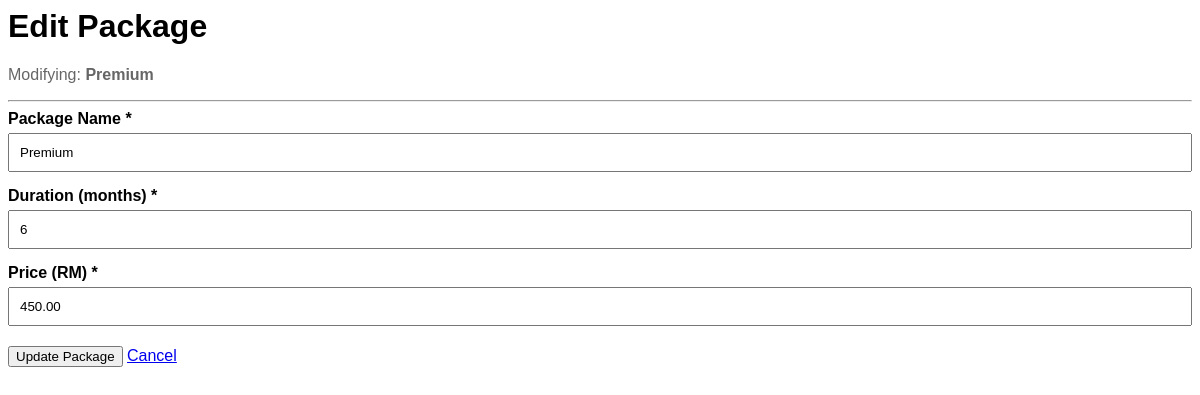
Screenshot of /admin/package_edit.php?id=3 (signed in) with the database file from the repository.
### tables this page shows
CREATE TABLE `membership_packages` (
  `package_id` int(11) NOT NULL,
  `package_name` varchar(100) NOT NULL,
  `duration` int(11) NOT NULL COMMENT 'Duration in months',
  `price` decimal(10,2) NOT NULL
);

### admin/package_edit.php (the view, shortened to what this page needs)
<?php
require_once '../connectdb.php';
$id = $_GET['id'] ?? 0;
$stmt = $conn->prepare("SELECT * FROM membership_packages WHERE package_id = ?");
$stmt->bind_param("i", $id);
$stmt->execute();
$result = $stmt->get_result();
$pkg = $result->fetch_assoc();
?>
<div class="admin-layout">
    <div class="card">
        <h1>Edit Package</h1>
        <p style="color: #666;">Modifying: <strong><?php echo htmlspecialchars($pkg['package_name']); ?></strong></p>
        <hr>
        <form method="POST">
            <div class="form-group">
                <label for="package_name">Package Name *</label>
                <input type="text" id="package_name" name="package_name"
                       value="<?php echo htmlspecialchars($pkg['package_name']); ?>" required>
            </div>
            <div class="form-group">
                <label for="duration">Duration (months) *</label>
                <input type="number" id="duration" name="duration" min="1"
                       value="<?php echo $pkg['duration']; ?>" required>
            </div>
            <div class="form-group">
                <label for="price">Price (RM) *</label>
                <input type="number" id="price" name="price" step="0.01" min="0.01"
                       value="<?php echo $pkg['price']; ?>" required>
            </div>
            <div style="margin-top: 20px;">
                <button type="submit" class="btn btn-primary">Update Package</button>
                <a href="packages.php" class="btn btn-secondary">Cancel</a>
            </div>
        </form>
    </div>
</div>

### rows the page displays
membership_packages: package_name "Premium", duration "6", price "450.00"
